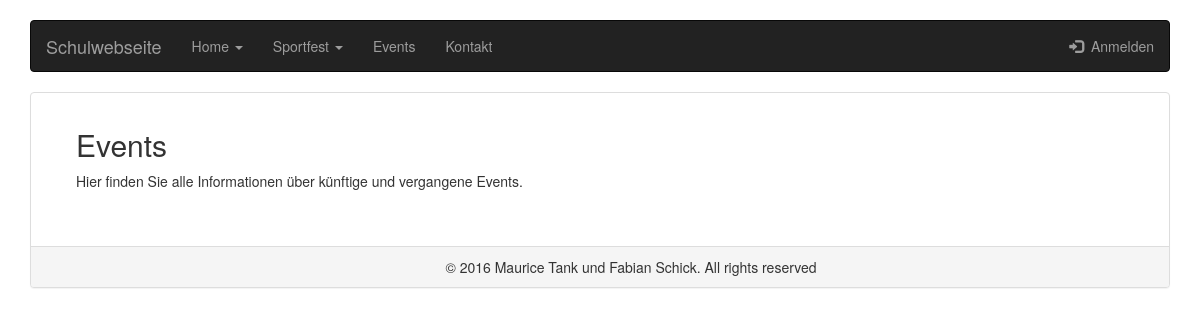
The page /Sportfest/index.php?section=Events on the database as committed earlier.
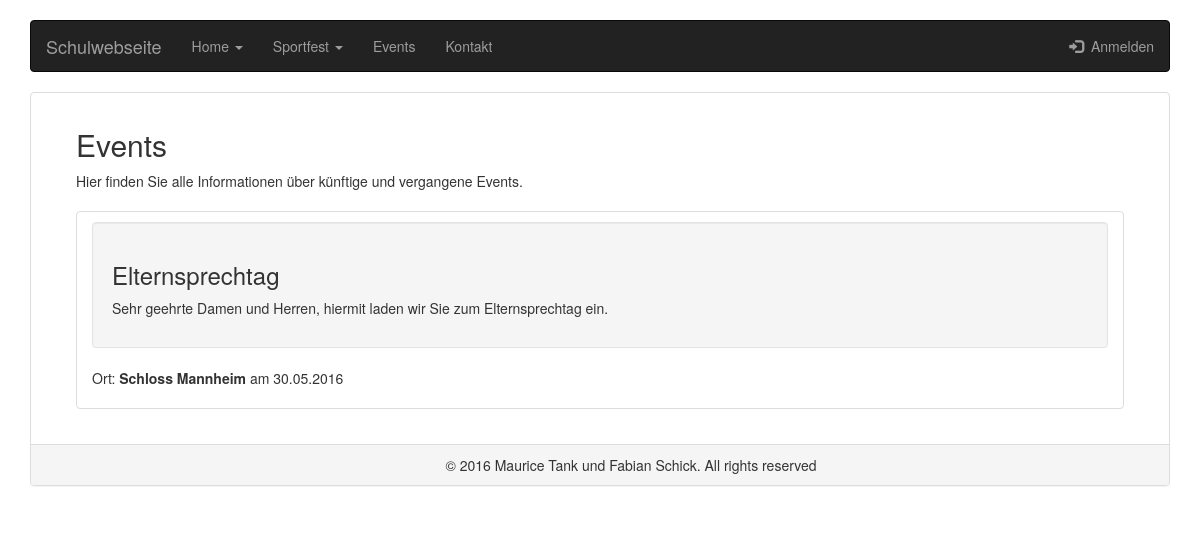
The same page on the database as committed later.
### tables this page shows
CREATE TABLE `events` (
  `EventID` int(11) NOT NULL,
  `Ueberschrift` varchar(100) NOT NULL,
  `Beschreibung` varchar(1000) NOT NULL,
  `Ort` varchar(100) NOT NULL,
  `Datum` varchar(10) NOT NULL
);

### Sportfest/mysql.php (called while the page is built, shortened)
<?php
  class DB{
    private static $_db_username = "root";
    private static $_db_password = "secret";
    private static $_db_host     = "localhost";
    private static $_db_name     = "newsblog";
    private static $_db;
    function __construct(){
      try{
          self::$_db =  new PDO("mysql:host=" . self::$_db_host . ";dbname=" . self::$_db_name, self::$_db_username, self::$_db_password);
      } catch(PDOException $e) {
          echo"Datenbankverbindung gescheitert!";
          die();
      }
    }
    function isUserLoggedIn(){
        $stmt = self::$_db->prepare("SELECT UserID FROM users WHERE session_ID=:sID");
        $sID = session_id();
        $stmt->bindParam(":sID", $sID);
        $stmt->execute();
        if($stmt->rowCount() === 1){
          return true;
        } else{
          return false;
        }
    }
	function getAllEvents($sort = "DESC"){
      $stmt = self::$_db->prepare("SELECT * FROM events ORDER BY EventID " . $sort);
      $stmt->execute();
      return $stmt->fetchAll(PDO::FETCH_ASSOC);
    }
  }
?>

### Sportfest/Events.php (the view)
<h2>Events</h2>
Hier finden Sie alle Informationen über künftige und vergangene Events.</br></br>
<div class="list-group">
<?php
  $entries = $db->getAllEvents();
  foreach($entries as $entry){
    echo "<div class=\"span8\">";
	echo "<li class=\"list-group-item\">";
	echo "<div class=\"well\">";
      echo "<h3>" . $entry['Ueberschrift'] . "</h3>";
      echo "<p>" . $entry['Beschreibung'] . "</p>";
	  echo "</div>";
      echo "<footer> Ort: <b>" . $entry['Ort'] . "</b> am " .$entry['Datum'] . "</p>";
	echo "</div>";
  }
?>
</div>

### Sportfest/index.php (shortened to what this page needs)
<?php
  if(isset($_GET["section"]))
  {
    $section = $_GET["section"];
  } else{
    $section ="";
  }
  require_once 'mysql.php';
  $db = new DB();
?>
<html>
<link rel="stylesheet" type="text/css"href="style.css">
   <link href="https://maxcdn.bootstrapcdn.com/bootstrap/3.3.6/css/bootstrap.min.css" rel="stylesheet" media="screen">
<head>
</head>
<body onload = "draw();">
<div class="container">
      <nav class="navbar navbar-inverse ">
          <?php include("menu.php"); ?>
      </nav>
     <div class="panel panel-default">
  <div class="panel-body">
        <?php include("sites.php"); ?>
		</div>
     <div class="panel-footer">
	 <div class="container text-center">
	 <?php include ("footer.html");?></div>
	 </div>
</div>
  </body>
</html>

### Sportfest/menu.php (shortened to what this page needs)
<div class="container-fluid">
    <div class="navbar-header">
      <a class="navbar-brand" href="index.php?section=Startseite">Schulwebseite</a>
    </div>
    <div class="collapse navbar-collapse" id="myNavbar">
      <ul class="nav navbar-nav">
        <li class="dropdown">
          <a href="#" class="dropdown-toggle" data-toggle="dropdown" role="button" aria-haspopup="true" aria-expanded="false">Home <span class="caret"></span></a>
    </li>
        <li class="dropdown">
          <a href="#" class="dropdown-toggle" data-toggle="dropdown" role="button" aria-haspopup="true" aria-expanded="false">Sportfest <span class="caret"></span></a>
    </li>
    <li><a href="index.php?section=Events">Events</a></li>
	<li><a href="index.php?section=Kontakt">Kontakt</a></li>
      </ul>
      <ul class="nav navbar-nav navbar-right">
        <?php if(!($db->isUserLoggedIn())) {?>
		<li class = "navbar-right"><a href="index.php?section=Lehrer"><span class="glyphicon glyphicon-log-in"></span>&nbsp Anmelden</a></li>
	<?php } ?>
      </ul>
    </div>
  </div>

### Sportfest/sites.php
<?php
  if($section == "Lehrer") {include("Lehrer.php");}
  elseif($section == "Sportfest") {include ("Sportfest.php");}
  elseif($section == "Logout") {include ("Logout.php");}
  elseif($section == "Verfassen") {include ("Verfassen.php");}
  elseif($section == "Kontakt") {include ("Kontakt.php");}
  elseif($section == "Events") {include ("Events.php");}
  elseif($section == "Impressum") {include ("Impressum.php");}
  else {include ("Startseite.php");}
?>

### Sportfest/Style.css (style rules this page uses)
body { background: url('http://www.tab.de/imgs/63276971_dfeeb3e725.jpg') no-repeat center center fixed; -webkit-background-size: cover; -moz-background-size: cover; background-size: cover; -o-background-size: cover; }
nav { margin-top:20px; }
.panel-body { margin-left: 30px; margin-right: 30px; }

Rows that differ between the two databases and show on the page:
added events: Ueberschrift "Elternsprechtag", Beschreibung "Sehr geehrte Damen und Herren, hiermit laden wir Sie zum Elternsprechtag ein.", Ort "Schloss Mannheim", Datum "30.05.2016"
